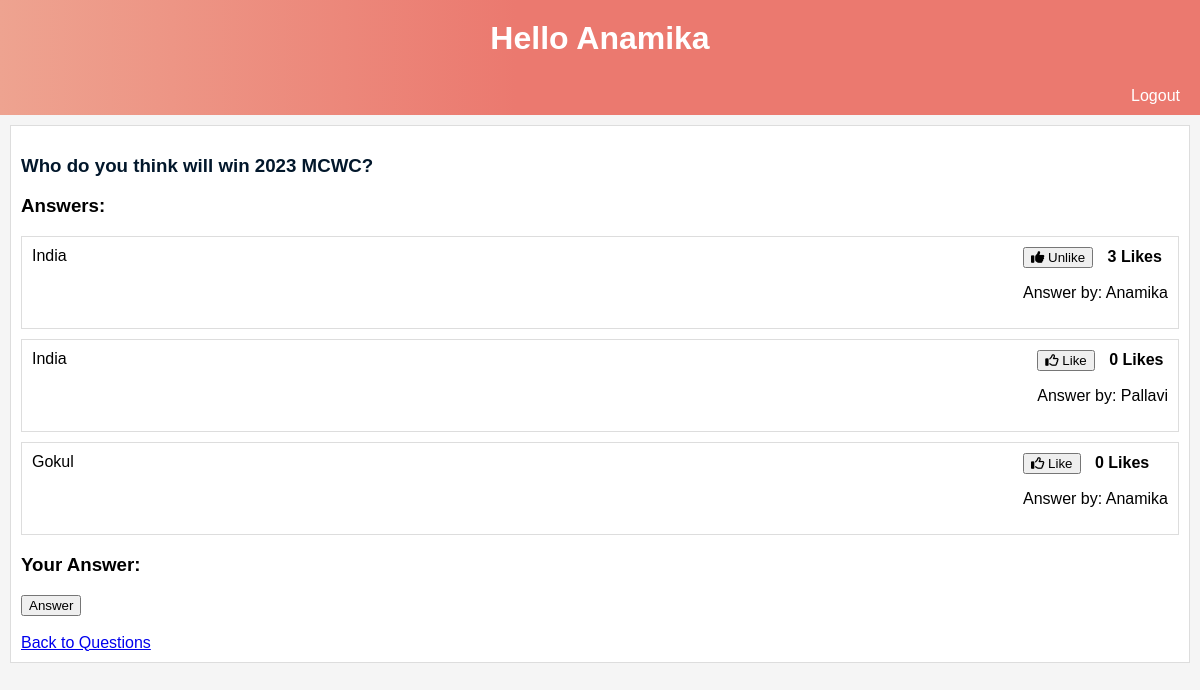
Screenshot of /questions/1/ (signed in) with the database file from the repository.
### quora_app/models.py (models this page shows)
class Question(models.Model):
    title = models.CharField(max_length=200)
    user = models.ForeignKey(User, on_delete=models.CASCADE)
    created_at = models.DateTimeField(auto_now_add=True)

class Answer(models.Model):
    question = models.ForeignKey(Question, on_delete=models.CASCADE)
    user = models.ForeignKey(User, on_delete=models.CASCADE)
    content = models.TextField()
    created_at = models.DateTimeField(auto_now_add=True)
    likes = models.ManyToManyField(User, related_name='liked_answers')

### quora_app/views.py (the view)
# urls.py: path('questions/<int:question_id>/', views.question_detail, name='question_detail'),
def question_detail(request, question_id):
    question = Question.objects.get(pk=question_id)
    answers = Answer.objects.filter(question=question)
    return render(request, 'question_detail.html', {'question': question, 'answers': answers})

### quora_app/templates/question_detail.html (shortened to what this page needs)
<!DOCTYPE html>
<html>
<head>
    <link rel="stylesheet" href="https://cdnjs.cloudflare.com/ajax/libs/font-awesome/6.3.0/css/all.min.css">
</head>
<body>
<h1>Hello {{ request.user|title }}</h1>
<div id="navigation">
    {% if user.is_authenticated %}
        <a href="{% url 'user_logout' %}">Logout</a>
    {% else %}
        <a href="{% url 'user_login' %}">Login</a>
        <a href="{% url 'user_register' %}">Register</a>
    {% endif %}
</div>
<div class="task-wrapper">
    <div class="task-title">
        <h3><a class="task-link" href="{% url 'question_detail' question.id %}">{{ question.title }}</a></h3>
    </div>
    <h3>Answers:</h3>
    <ul class="answer-list">
        {% for answer in answers %}
            <li class="answer-item">
                <div class="answer-content">
                    {{ answer.content }}
                </div>
                <div class="answer-info">
                    <form method="post" action="{% url 'like_answer' answer.id %}">
                        <button type="submit" class="like-button">
                            {% if user.is_authenticated %}
                                {% if user in answer.likes.all %}
                                    <i class="fas fa-thumbs-up"></i> Unlike
                                {% else %}
                                    <i class="far fa-thumbs-up"></i> Like
                                {% endif %}
                            {% endif %}
                        </button>
                        <span class="like-count">{{ answer.likes.count }} Likes</span>
                    </form>
                    <p>Answer by: {{ answer.user.username }}</p>
                </div>
            </li>
        {% endfor %}
    </ul>
    <h3>Your Answer:</h3>
    <form method="post" action="{% url 'answer_question' question.id %}">
        <button type="submit">Answer</button>
    </form>
    <br>
    <a href="{% url 'question_list' %}">Back to Questions</a>
</div>
</body>
</html>

### quora_app/templates/question_detail.html (style rules this page uses)
body { font-family: Arial, sans-serif; margin: 0; padding: 0; background-color: #f5f5f5; }
h1 { text-align: center; background: linear-gradient(90deg, #EEA390 0%, #EB796F 43%, #EB796F 100%); color: #fff; padding: 20px; margin: 0; }
#navigation { background: linear-gradient(90deg, #EEA390 0%, #EB796F 43%, #EB796F 100%); color: #fff; padding: 10px; text-align: right; }
#navigation a { text-decoration: none; color: #fff; margin: 10px; }
.task-wrapper { background-color: #fff; margin: 10px; padding: 10px; border: 1px solid #ddd; }
.task-title { margin-bottom: 10px; }
.task-link { text-decoration: none; color: #02172b; }
.like-button { display: inline-block; cursor: pointer; }
.like-count { margin-left: 10px; font-weight: bold; }
.answer-list { list-style: none; padding: 0; }
.answer-item { border: 1px solid #ddd; padding: 10px; margin-bottom: 10px; }
.answer-content { float: left; }
.answer-info { float: right; }
.answer-item:after { content: ""; display: table; clear: both; }

### rows the page displays
Question: title "Who do you think will win 2023 MCWC?"
Answer: content "India", shows "Unlike", likes.count "3", user.username "Anamika"
Answer: content "India", shows "Like", likes.count "0", user.username "Pallavi"
Answer: content "Gokul", shows "Like", likes.count "0", user.username "Anamika"

### other values shown
{{ request.user|title }} "Anamika"
